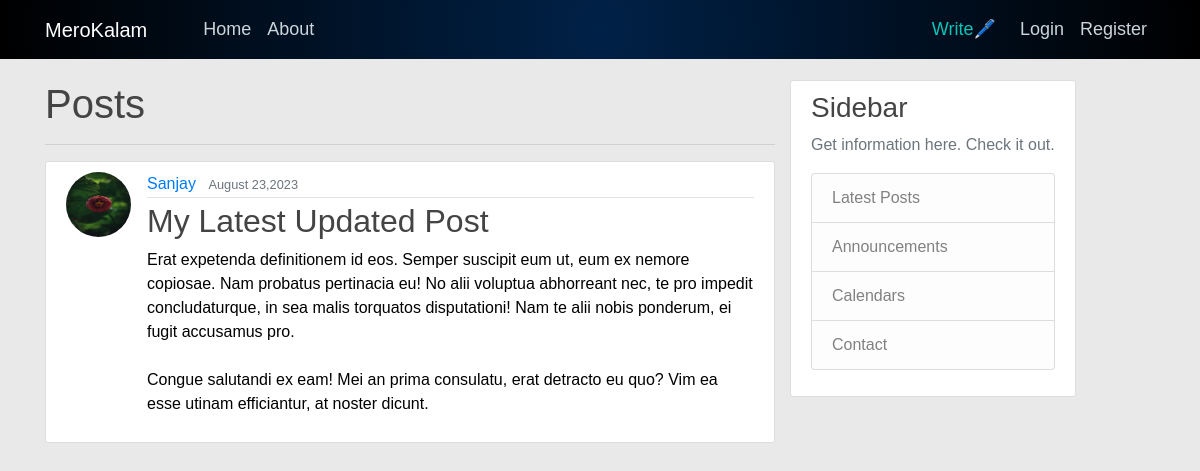
The page /post/30/ on the database its author committed.
### blog/models.py (models this page shows, shortened)
class Post(models.Model):
    title = models.CharField(max_length=100)
    content = models.TextField()
    date_posted = models.DateTimeField(default=timezone.now)
    author = models.ForeignKey(User, on_delete=models.CASCADE)

### users/models.py (models this page shows, shortened)
class Profile(models.Model):
    user = models.OneToOneField(User, on_delete=models.CASCADE)
    image = models.ImageField(default="default.jpg", upload_to='profile_pics')

### blog/views.py (the view)
# urls.py: path('post/<int:pk>/', PostDetailView.as_view(), name='post-detail'),
class PostDetailView(DetailView):
    model = Post

### blog/templates/blog/post_detail.html (shortened to what this page needs)
{% extends "blog/base.html" %} {% load static %} {% block content %}
<h1>Posts</h1>
<hr />
<article class="media content-section">
  <img
    class="rounded-circle article-img"
    src="{{object.author.profile.image.url}}"
  />
  <div class="media-body">
    <div class="article-metadata">
      <a class="mr-2" href="{% url 'user-posts' object.author.username%}"
        >{{ object.author }}</a
      >
      <small class="text-muted">{{ object.date_posted | date:'F d,Y' }}</small>
    </div>
    <h2 class="article-title"><a>{{ object.title }}</a></h2>
    <p class="article-content">{{ object.content }}</p>
  </div>
</article>
{% endblock content %}

### blog/static/blog/main.css (style rules this page uses)
body { background-color: #e9e9e9; color: #000000; margin: 0; font-family: Arial, sans-serif; margin-top: 5rem; }
h1, h2, h3, h4, h5, h6 { color: #444444; }
.content-section { background: #ffffff; padding: 10px 20px; border: 1px solid #dddddd; border-radius: 3px; margin-bottom: 20px; }
.article-title { color: #444444; }
.article-content { white-space: pre-line; }
.article-img { height: 65px; width: 65px; margin-right: 16px; }
.article-metadata { padding-bottom: 1px; margin-bottom: 4px; border-bottom: 1px solid #e3e3e3 }

### rows shown on the page
Post: author.profile.image (picture), author "Sanjay", date_posted "August 23,2023", title "My Latest Updated Post", content "Erat expetenda definitionem id eos. Semper suscipit eum ut, eum ex nemore copiosae. Nam probatus pertinacia eu! No alii voluptua abhorreant nec, te pro impedit concludaturque, in sea malis torquatos disputationi! Nam te alii nobis ponderum, ei fugit accusamus pro. Congue salutandi ex eam! Mei an prima consulatu, erat detracto eu quo? Vim ea esse utinam efficiantur, at noster dicunt."
